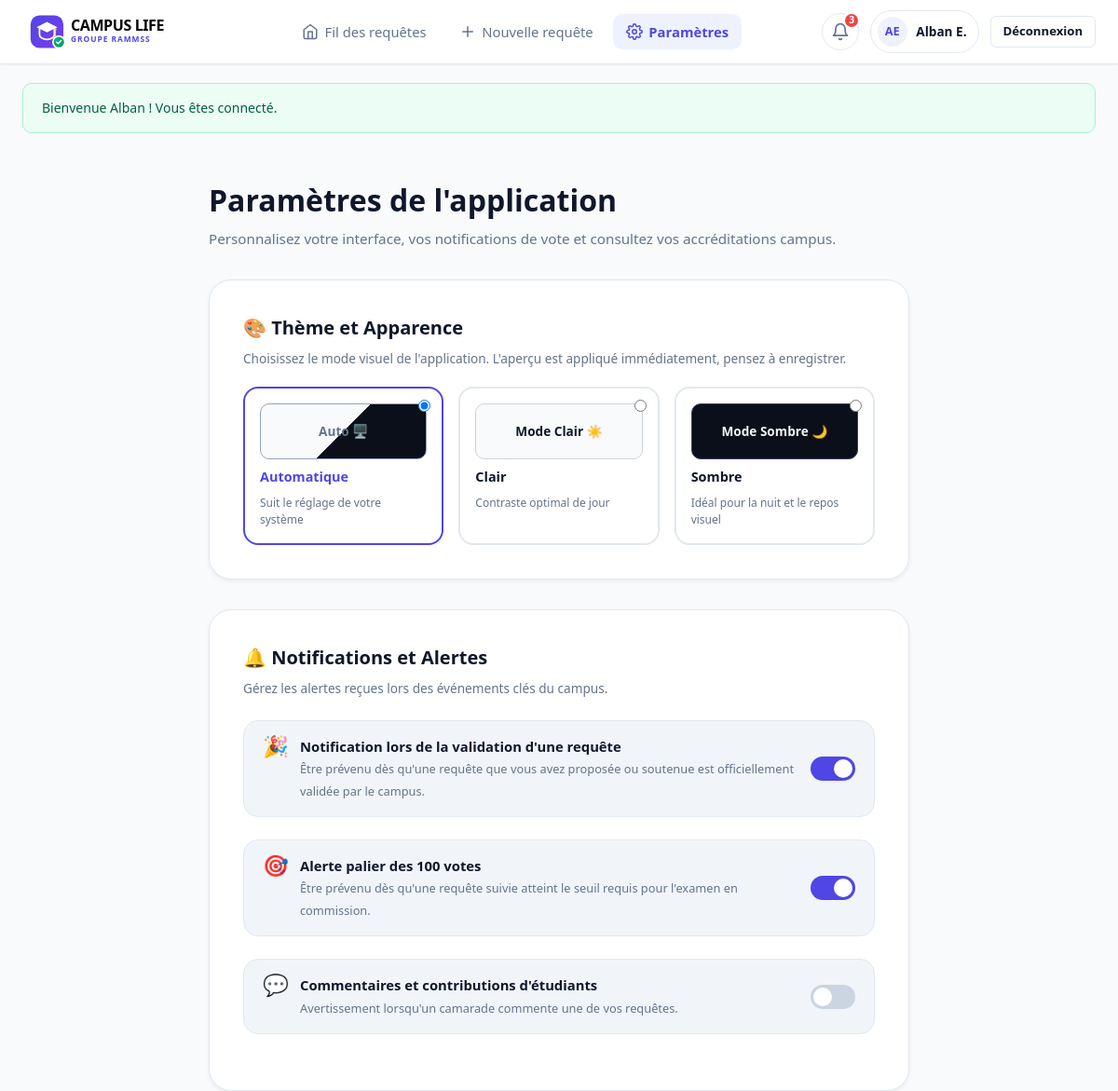
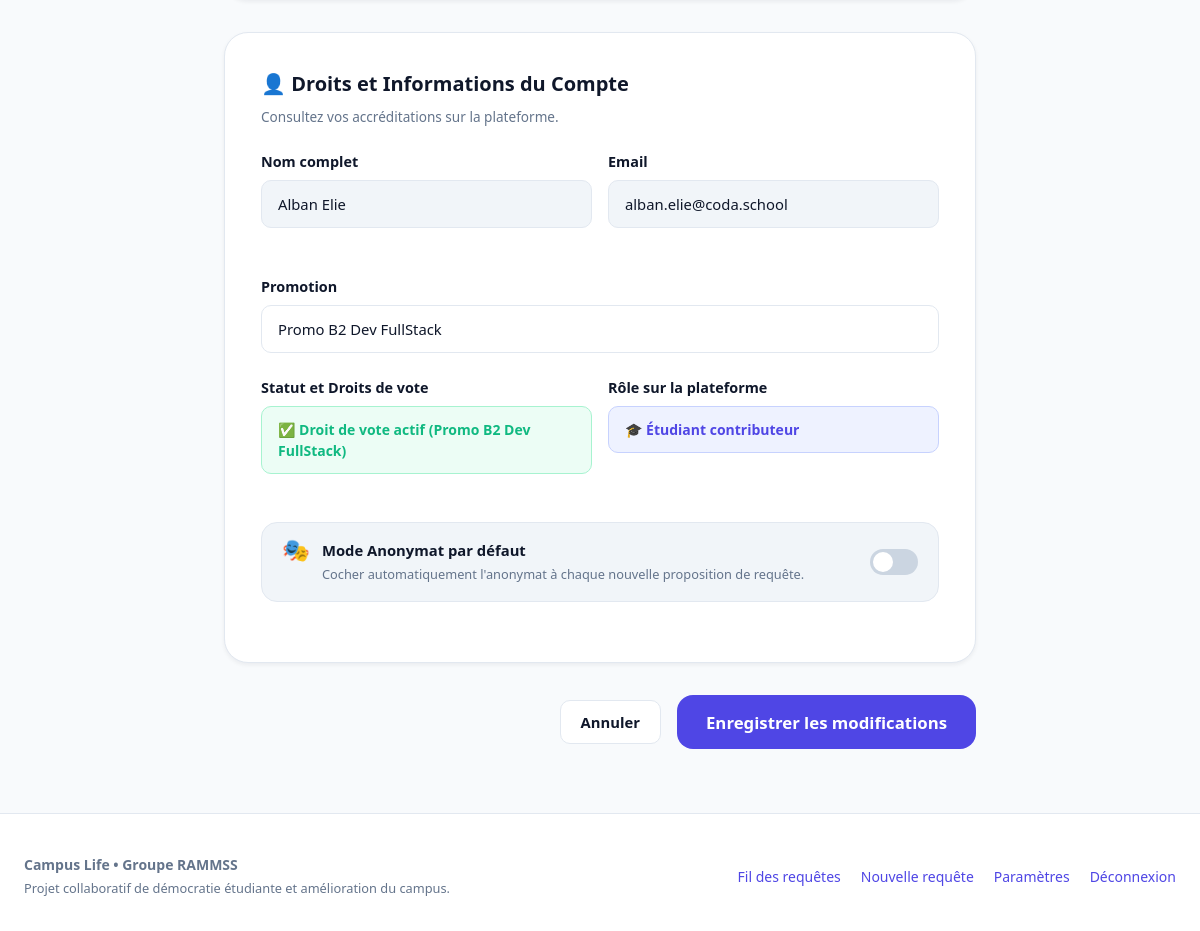
The page /settings.php (signed in) on the database its author committed (2 pictures, top to bottom).
### tables this page shows
CREATE TABLE `users` (
  `id` INT UNSIGNED NOT NULL AUTO_INCREMENT,
  `first_name` VARCHAR(60) NOT NULL,
  `last_name` VARCHAR(60) NOT NULL,
  `email` VARCHAR(190) NOT NULL,
  `password_hash` VARCHAR(255) NOT NULL,
  `role` ENUM('student','admin') NOT NULL DEFAULT 'student',
  `admin_function` VARCHAR(30) DEFAULT NULL,
  `promo` VARCHAR(100) DEFAULT NULL,
  `theme` ENUM('auto','light','dark') NOT NULL DEFAULT 'auto',
  `notif_validation` TINYINT(1) NOT NULL DEFAULT 1,
  `notif_threshold` TINYINT(1) NOT NULL DEFAULT 1,
  `notif_comments` TINYINT(1) NOT NULL DEFAULT 0,
  `default_anon` TINYINT(1) NOT NULL DEFAULT 0,
  `created_at` DATETIME NOT NULL DEFAULT CURRENT_TIMESTAMP,
  PRIMARY KEY (`id`),
  UNIQUE KEY `uniq_email` (`email`)
);

### includes/db.php (called while the page is built, shortened)
<?php
function db(): PDO
{
    static $pdo = null;
    if ($pdo === null) {
        $dsn = 'mysql:host=' . DB_HOST . ';port=' . DB_PORT . ';dbname=' . DB_NAME . ';charset=utf8mb4';
        try {
            $pdo = new PDO($dsn, DB_USER, DB_PASS, [
                PDO::ATTR_ERRMODE => PDO::ERRMODE_EXCEPTION,
                PDO::ATTR_DEFAULT_FETCH_MODE => PDO::FETCH_ASSOC,
                PDO::ATTR_EMULATE_PREPARES => false,
            ]);
        } catch (PDOException $e) {
            http_response_code(500);
            echo '<h1>Connexion à la base de données impossible</h1>';
            echo '<p>Vérifiez que MAMP est démarré et que la base <code>' . DB_NAME . '</code> a été importée via phpMyAdmin (fichier <code>database/rammss.sql</code>).</p>';
            echo '<pre>' . htmlspecialchars($e->getMessage()) . '</pre>';
            exit;
        }
    }
    return $pdo;
}

### includes/functions.php (called while the page is built, shortened)
<?php
require_once __DIR__ . '/db.php';
function e(?string $value): string
{
    return htmlspecialchars((string) $value, ENT_QUOTES, 'UTF-8');
}
function get_flashes(): array
{
    $flashes = $_SESSION['flash'] ?? [];
    return $flashes;
}
function current_user(): ?array
{
    static $user = false;
    if ($user === false) {
        $user = null;
        if (!empty($_SESSION['user_id'])) {
            $stmt = db()->prepare('SELECT * FROM users WHERE id = ?');
            $stmt->execute([$_SESSION['user_id']]);
            $user = $stmt->fetch() ?: null;
        }
    }
    return $user;
}
function is_admin(): bool
{
    $user = current_user();
    return $user !== null && $user['role'] === 'admin';
}
function require_login(): array
{
    $user = current_user();
    return $user;
}
function initials(string $first, string $last): string
{
    return mb_strtoupper(mb_substr($first, 0, 1) . mb_substr($last, 0, 1));
}
function short_name(array $user): string
{
    return $user['first_name'] . ' ' . mb_substr($user['last_name'], 0, 1) . '.';
}
function unread_notifications_count(int $userId): int
{
    $stmt = db()->prepare('SELECT COUNT(*) FROM notifications WHERE user_id = ? AND is_read = 0');
    $stmt->execute([$userId]);
    return (int) $stmt->fetchColumn();
}

### settings.php (the view, shortened to what this page needs)
<?php
require_once __DIR__ . '/includes/functions.php';
$user = require_login();
$themes = [
    'auto'  => ['label' => 'Automatique', 'desc' => 'Suit le réglage de votre système', 'preview' => 'Auto 🖥️', 'class' => 'preview-auto'],
    'light' => ['label' => 'Clair', 'desc' => 'Contraste optimal de jour', 'preview' => 'Mode Clair ☀️', 'class' => 'preview-light'],
    'dark'  => ['label' => 'Sombre', 'desc' => 'Idéal pour la nuit et le repos visuel', 'preview' => 'Mode Sombre 🌙', 'class' => 'preview-dark'],
];
$adminFunctions = [
    'direction'  => 'Direction du Campus & Commission Budgétaire',
    'bde'        => 'Bureau Des Étudiants',
    'scolarite'  => 'Scolarité & Vie Étudiante',
    'logistique' => 'Logistique, Bâtiments & Matériel',
    'moderation' => 'Modération de la charte',
];
$activeNav = 'settings';
require __DIR__ . '/includes/header.php';
$isAdmin = $user['role'] === 'admin';
$switch = function (string $name, string $icon, string $title, string $desc) use ($user): void { ?>
        <label class="switch-container">
          <div class="switch-details">
            <span class="switch-icon"><?= $icon ?></span>
            <div>
              <strong class="switch-title"><?= e($title) ?></strong>
              <span class="switch-desc"><?= e($desc) ?></span>
            </div>
          </div>
          <div class="switch-toggle">
            <input type="checkbox" name="<?= e($name) ?>" value="1"<?= (int) $user[$name] === 1 ? ' checked' : '' ?>>
            <span class="slider"></span>
          </div>
        </label>
<?php };
?>
  <main class="container-narrow" style="padding-block: 2.5rem 4rem;">
    <div style="margin-bottom: 2rem;">
      <h1 style="font-size: 2rem; font-weight: 800; color: var(--text-main);">Paramètres de l'application</h1>
      <p style="font-size: 0.95rem; color: var(--text-muted); margin-top: 0.35rem;">
        Personnalisez votre interface, vos notifications de vote et consultez vos accréditations campus.
      </p>
    </div>
    <form action="settings.php" method="post" style="display: flex; flex-direction: column; gap: 2rem;">
      <section class="form-card" aria-labelledby="theme-heading">
        <h2 id="theme-heading" style="font-size: 1.25rem; font-weight: 700; margin-bottom: 0.5rem;">🎨 Thème et Apparence</h2>
        <p style="font-size: 0.85rem; color: var(--text-muted); margin-bottom: 1.25rem;">
          Choisissez le mode visuel de l'application. L'aperçu est appliqué immédiatement, pensez à enregistrer.
        </p>
        <div class="theme-picker-group">
          <?php foreach ($themes as $key => $t): ?>
            <label class="theme-card-option">
              <input type="radio" name="theme" value="<?= e($key) ?>"<?= $user['theme'] === $key ? ' checked' : '' ?>>
              <div class="theme-preview-box <?= e($t['class']) ?>"><?= e($t['preview']) ?></div>
              <span class="theme-name" style="font-size: 0.9rem; font-weight: 600;"><?= e($t['label']) ?></span>
              <span style="font-size: 0.75rem; color: var(--text-muted);"><?= e($t['desc']) ?></span>
            </label>
          <?php endforeach; ?>
        </div>
      </section>
      <section class="form-card" aria-labelledby="notif-heading">
        <h2 id="notif-heading" style="font-size: 1.25rem; font-weight: 700; margin-bottom: 0.5rem;">🔔 Notifications et Alertes</h2>
        <p style="font-size: 0.85rem; color: var(--text-muted); margin-bottom: 1.5rem;">
          Gérez les alertes reçues lors des événements clés du campus.
        </p>
        <?php
          $switch('notif_validation', '🎉', "Notification lors de la validation d'une requête", "Être prévenu dès qu'une requête que vous avez proposée ou soutenue est officiellement validée par le campus.");
        ?>
      </section>
      <section class="form-card" aria-labelledby="account-heading">
        <h2 id="account-heading" style="font-size: 1.25rem; font-weight: 700; margin-bottom: 0.5rem;">👤 Droits et Informations du Compte</h2>
        <p style="font-size: 0.85rem; color: var(--text-muted); margin-bottom: 1.5rem;">
          Consultez vos accréditations sur la plateforme.
        </p>
        <div class="settings-grid">
          <div class="form-group">
            <label class="form-label" for="user-fullname">Nom complet</label>
            <input type="text" id="user-fullname" class="form-control" value="<?= e($user['first_name'] . ' ' . $user['last_name']) ?>" readonly style="background-color: var(--bg-muted);">
          </div>
          <div class="form-group">
            <label class="form-label" for="user-email">Email</label>
            <input type="email" id="user-email" class="form-control" value="<?= e($user['email']) ?>" readonly style="background-color: var(--bg-muted);">
          </div>
        </div>
        <div class="form-group">
          <label class="form-label" for="promo">Promotion</label>
          <input type="text" id="promo" name="promo" class="form-control" placeholder="Ex: Promo B1 Informatique" maxlength="100" value="<?= e($user['promo']) ?>">
        </div>
        <div class="settings-grid">
          <div class="form-group">
            <label class="form-label">Statut et Droits de vote</label>
            <div style="padding: 0.75rem 1rem; border-radius: var(--radius-md); background-color: var(--success-light); border: 1px solid var(--success-border); color: var(--success); font-weight: 600; font-size: 0.875rem;">
              ✅ Droit de vote actif<?= $user['promo'] ? ' (' . e($user['promo']) . ')' : '' ?>
            </div>
          </div>
          <div class="form-group">
            <label class="form-label">Rôle sur la plateforme</label>
            <div style="padding: 0.75rem 1rem; border-radius: var(--radius-md); background-color: var(--primary-light); border: 1px solid var(--primary-border); color: var(--primary); font-weight: 600; font-size: 0.875rem;">
              <?php if ($isAdmin): ?>
                🛡️ Administrateur<?= $user['admin_function'] ? ' · ' . e($adminFunctions[$user['admin_function']] ?? $user['admin_function']) : '' ?>
              <?php else: ?>
                🎓 Étudiant contributeur
              <?php endif; ?>
            </div>
          </div>
        </div>
      </section>
      <div style="display: flex; align-items: center; justify-content: flex-end; gap: 1rem;">
        <a href="index.php" class="btn btn-secondary">Annuler</a>
        <button type="submit" class="btn btn-primary btn-lg">Enregistrer les modifications</button>
      </div>
    </form>
  </main>
<?php require __DIR__ . '/includes/footer.php'; ?>

### includes/header.php (shortened to what this page needs)
<?php
$user = current_user();
$activeNav = $activeNav ?? '';
$theme = $user['theme'] ?? 'auto';
$navClass = fn(string $key) => 'nav-link' . ($activeNav === $key ? ' active' : '');
?>
<!DOCTYPE html>
<html lang="fr"<?= $theme !== 'auto' ? ' data-theme="' . e($theme) . '"' : '' ?>>
<head>
  <link rel="stylesheet" href="css/style.css">
  <link rel="stylesheet" href="css/app.css">
</head>
<body>
  <header class="site-header">
    <div class="container header-inner">
      <a href="index.php" class="brand-link" aria-label="Accueil Campus Life">
        <img src="assets/logo.svg" alt="Logo Campus Life RAMMSS" width="200" height="48">
      </a>
      <nav class="main-nav" aria-label="Navigation principale">
        <a href="index.php" class="<?= $navClass('index') ?>">
          <svg width="18" height="18" viewBox="0 0 24 24" fill="none" stroke="currentColor" stroke-width="2" stroke-linecap="round" stroke-linejoin="round"><path d="m3 9 9-7 9 7v11a2 2 0 0 1-2 2H5a2 2 0 0 1-2-2z"></path><polyline points="9 22 9 12 15 12 15 22"></polyline></svg>
          Fil des requêtes
        </a>
        <a href="create.php" class="<?= $navClass('create') ?>">
          <svg width="18" height="18" viewBox="0 0 24 24" fill="none" stroke="currentColor" stroke-width="2" stroke-linecap="round" stroke-linejoin="round"><line x1="12" y1="5" x2="12" y2="19"></line><line x1="5" y1="12" x2="19" y2="12"></line></svg>
          Nouvelle requête
        </a>
        <a href="settings.php" class="<?= $navClass('settings') ?>">
          Paramètres
        </a>
      </nav>
      <div class="header-actions">
        <?php if ($user): ?>
          <?php $unread = unread_notifications_count((int) $user['id']); $notifs = latest_notifications((int) $user['id']); ?>
          <div class="notification-wrapper" tabindex="0">
            <button class="btn-icon" aria-label="Afficher les notifications (<?= $unread ?> non lues)">
              <svg width="20" height="20" viewBox="0 0 24 24" fill="none" stroke="currentColor" stroke-width="2" stroke-linecap="round" stroke-linejoin="round"><path d="M18 8A6 6 0 0 0 6 8c0 7-3 9-3 9h18s-3-2-3-9"></path><path d="M13.73 21a2 2 0 0 1-3.46 0"></path></svg>
              <?php if ($unread > 0): ?><span class="unread-badge"><?= $unread ?></span><?php endif; ?>
            </button>
          </div>
          <a href="settings.php" class="user-profile-badge" title="Connecté en tant que <?= e(short_name($user)) ?>">
            <div class="avatar"><?= e(initials($user['first_name'], $user['last_name'])) ?></div>
            <span><?= e(short_name($user)) ?></span>
          </a>
          <a href="logout.php" class="btn btn-secondary btn-sm" title="Se déconnecter">Déconnexion</a>
        <?php else: ?>
          <a href="login.php" class="btn btn-primary btn-sm">Se connecter</a>
        <?php endif; ?>
      </div>
    </div>
  </header>
  <?php $flashes = get_flashes(); if ($flashes): ?>
  <div class="container flash-container">
    <?php foreach ($flashes as $f): ?>
      <div class="alert alert-<?= e($f['type']) ?>" role="alert"><div><?= e($f['message']) ?></div></div>
    <?php endforeach; ?>
  </div>
  <?php endif; ?>

### css/app.css (style rules this page uses)
.flash-container { padding-top: 1.25rem; }
.flash-container .alert { margin-bottom: 0.5rem; }

### settings.php (style rules this page uses)
.theme-picker-group { display: grid; grid-template-columns: repeat(auto-fit, minmax(170px, 1fr)); gap: 1rem; margin-top: 0.5rem; }
.theme-card-option { position: relative; border: 2px solid var(--border-color); border-radius: var(--radius-lg); padding: 1rem; cursor: pointer; display: flex; flex-direction: column; gap: 0.5rem; transition: all var(--transition-fast); background-color: var(--bg-surface); }
.theme-card-option:hover, .theme-card-option:has(input:checked) { border-color: var(--primary); }
.theme-card-option input[type="radio"] { position: absolute; top: 0.75rem; right: 0.75rem; }
.theme-card-option input[type="radio"]:checked ~ .theme-name { color: var(--primary); font-weight: 700; }
.theme-preview-box { height: 60px; border-radius: var(--radius-md); display: flex; align-items: center; justify-content: center; font-weight: 700; font-size: 0.85rem; }
.preview-light { background-color: #f8fafc; border: 1px solid #cbd5e1; color: #0f172a; }
.preview-dark { background-color: #0b0f19; border: 1px solid #334155; color: #f3f4f6; }
.preview-auto { background: linear-gradient(135deg, #f8fafc 50%, #0b0f19 50%); border: 1px solid #94a3b8; color: #64748b; }
.settings-grid { display: grid; grid-template-columns: 1fr 1fr; gap: 1rem; margin-bottom: 1.5rem; }

### rows shown on the page
users: initials($user['first_name'], $user['last_name']) "AE", short_name($user) "Alban E.", theme "☑ Auto 🖥️ Automatique Suit le r", theme "☐ Mode Clair ☀️ Clair Contraste", theme "☐ Mode Sombre 🌙 Sombre Idéal po", first_name+last_name "Alban Elie", email "alban.elie@coda.school", promo "Promo B2 Dev FullStack"

### other values the page prints
$unread "3"
$f['message'] "Bienvenue Alban ! Vous êtes connecté."
$t['preview'] "Auto 🖥️"
$t['label'] "Automatique"
$t['desc'] "Suit le réglage de votre système"
$t['preview'] "Mode Clair ☀️"
$t['label'] "Clair"
$t['desc'] "Contraste optimal de jour"
$t['preview'] "Mode Sombre 🌙"
$t['label'] "Sombre"
$t['desc'] "Idéal pour la nuit et le repos visuel"
$icon "🎉 🎯 💬 🎭"
$title "Notification lors de la validation d'une requête Alerte palier des 100 votes Commentaires et contributions d'étudiants Mode Anonymat par défaut"
